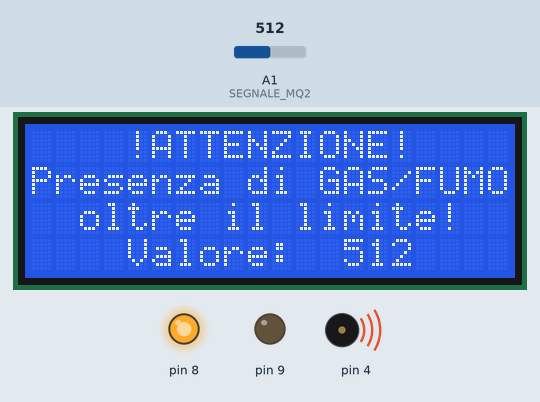
A sketch run on a simulated Arduino Uno, built with avr-gcc and run on an emulated ATmega328P. Parts: 20×4 character LCD, output pins drawn as LEDs (lit = HIGH), buzzer (waves = sounding). Inputs (shaded band) come from the test bench; at power-on: A1 (SEGNALE_MQ2) = 512.

Above: at 5.3 s.
5.4 s: A1 (SEGNALE_MQ2) set to 261
At 6.5 s:
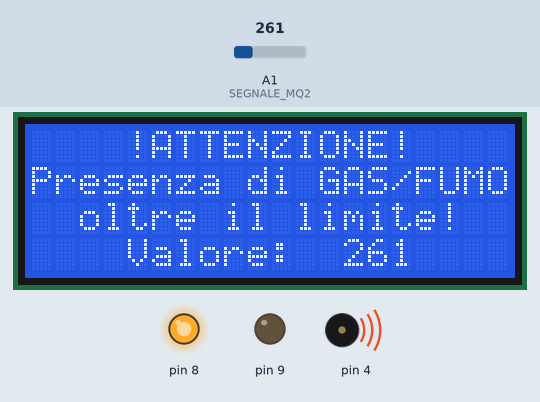
7.4 s: A1 (SEGNALE_MQ2) set to 241
At 8.7 s:
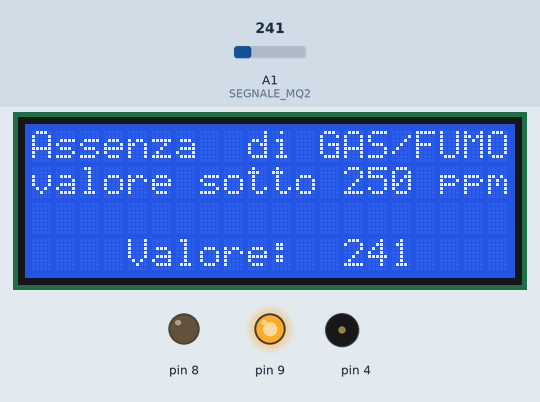
9.1 s: A1 (SEGNALE_MQ2) set to 306
At 9.7 s:
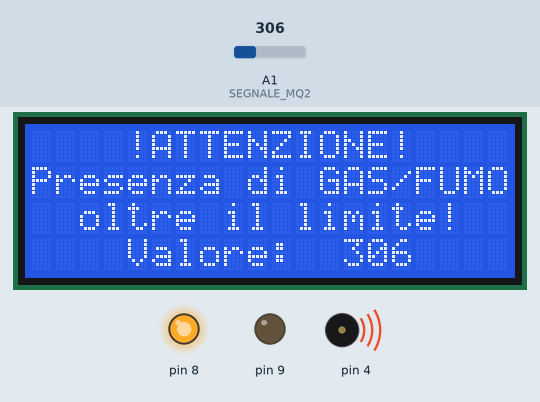
Timing chart, 0 to 12.1 s (numbered marks = the images above; inputs shaded):
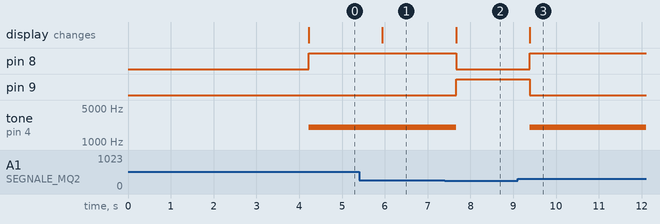

The sketch:

Sensore_GAS_MQ2.ino
```cpp
#include <LiquidCrystal_I2C.h>

#define LED_ROSSO = 8
#define LED_VERDE = 9

LiquidCrystal_I2C lcd(0x3F, 20, 4);

const int SEGNALE_MQ2 = 1; // Pin analogico A0
const int SOGLIA_MQ2 = 250;

long mq2_val;

int buzzer = 4;

void setup() {
  Serial.begin(9600);
  lcd.init();
  lcd.backlight();
  lcd.setCursor(0, 0);
  lcd.print("    Sensore MQ2    ");
  lcd.setCursor(0, 1);
  lcd.print("       Rileva       ");
  lcd.setCursor(0, 2);
  lcd.print("Metano        Butano");
  lcd.setCursor(0, 3);
  lcd.print("GPL           Fumo  ");
  pinMode(SEGNALE_MQ2, INPUT);
  pinMode(9, OUTPUT);
  pinMode(8, OUTPUT);
  pinMode(4, OUTPUT);
  delay(4000);
  lcd.clear();
}

void loop() {

  mq2_val = analogRead(SEGNALE_MQ2);

  if (mq2_val > SOGLIA_MQ2) {
    lcd.setCursor(0, 0);
    lcd.print("    !ATTENZIONE!    ");
    lcd.setCursor(0, 1);
    lcd.print("Presenza di GAS/FUMO");
    lcd.setCursor(0, 2);
    lcd.print("  oltre il limite!  ");
    lcd.setCursor(0, 3);
    lcd.print("    Valore:  ");
    lcd.setCursor(13, 3);
    lcd.print(mq2_val);
    digitalWrite(8, HIGH);
    digitalWrite(9, LOW);
    tone(4, 2000);
  }

  else {
    lcd.setCursor(0, 0);
    lcd.print("Assenza  di GAS/FUMO");
    lcd.setCursor(0, 1);
    lcd.print("valore sotto 250 ppm");
    lcd.setCursor(0, 2);
    lcd.print("                    ");
    lcd.setCursor(0, 3);
    lcd.print("    Valore:    ");
    lcd.setCursor(13, 3);
    lcd.print(mq2_val     );
    digitalWrite(9, HIGH);
    digitalWrite(8, LOW);
    noTone(4);
  }
  delay(500);
}
```

Measured:
- the behaviour switches between 251 and 250 on A1 (SEGNALE_MQ2) (found by bisection; images 1 and 2)
- after the input at 5.4 s, the display: changes after 0.54 s (image 1)
- after the input at 7.4 s, pin 8: HIGH → LOW after 0.26 s; pin 9: LOW → HIGH after 0.26 s; tone on pin 4: 2000 Hz → silent after 0.26 s; the display: changes after 0.26 s (image 2)
- after the input at 9.1 s, pin 8: LOW → HIGH after 0.29 s; pin 9: HIGH → LOW after 0.29 s; tone on pin 4: silent → 2000 Hz after 0.29 s; the display: changes after 0.29 s (image 3)
